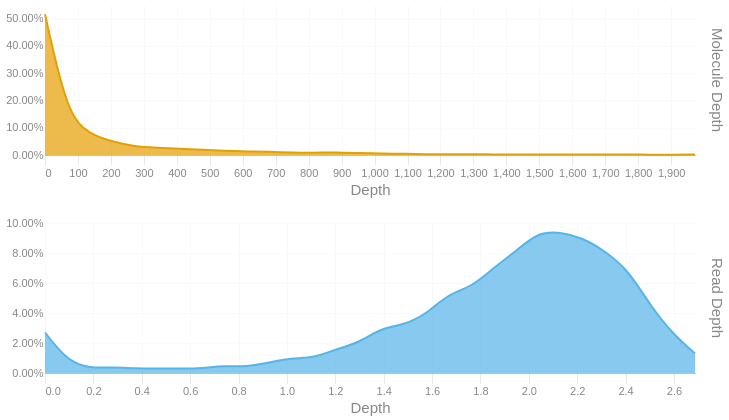

Notebook code for this chart:
### Code cell
readdep = depth_hist(tb['Read Depth'], q99, 3)
readdep = readdep.with_columns(pl.lit('Read Depth').alias('Metric'))
if not SKIPLR:
    moldep = depth_hist(tb['Molecule Depth'], mol_q99, 1)
    moldep = moldep.with_columns(pl.lit('Molecule Depth').alias('Metric'))
    _hist = pl.concat([readdep, moldep])
    _hist = _hist.filter(pl.col('Proportion') != 0)
    with SafeRender(_hist):
        (
            alt.Chart(_hist)        
            .mark_area(interpolate = "basis")
            .encode(
                x=alt.X('Bin:Q').scale(domainMin=0).axis(alt.Axis(title='Depth')),
                y = alt.Y('Proportion:Q', title = None).axis(format = '.2%'),
                color = alt.Color('Metric:N').legend(None),
                row = alt.Row("Metric:N").header(title = None, labelOrient = 'right'),
                tooltip = [
                    alt.Tooltip("Metric:N", title = "Metric"),
                    alt.Tooltip('Interval:N', title = "Depth Interval"),
                    alt.Tooltip('Proportion:Q', title = "% Alignments").format('.2%')
                ]
            )
            .resolve_scale(x='independent', y='independent')
            .properties(
                height = 150, width = 650,
                usermeta={'embedOptions': {'downloadFileName': f'{samplename}.depth.hist'}}
            )
        ).display()
else:
    readdep = readdep.filter(pl.col('Proportion') != 0)
    with SafeRender(readdep):
        (
            alt.Chart(readdep)        
            .mark_area(interpolate = "basis")
            .encode(
                x=alt.X('Bin:Q').scale(domainMin=0).axis(alt.Axis(title='Depth')),
                y = alt.Y('Proportion:Q', title = None).axis(format = '.2%'),
                tooltip = [
                    alt.Tooltip('Interval:N', title = "Depth Interval"),
                    alt.Tooltip('Proportion:Q', title = "% Alignments").format('.2%')
                ]
            )
            .properties(
                usermeta={'embedOptions': {'downloadFileName': f'{samplename}.depth.hist'}}
            )
        ).display()

### Figure 1 — Vega-Lite specification as saved in the notebook (floating-point values rounded to 4 significant figures)
{"width": 650, "height": 150, "config": {"title": {"anchor": "start", "dy": -15, "fontSize": 18, "color": "#888888", "subtitleColor": "#888888", "subtitleFontSize": 14}, "arc": {"fill": "#0072B2"}, "axis": {"domainColor": "#888888", "domainWidth": 0.5, "gridWidth": 0.2, "grid": false, "titleFontWeight": 400, "titleFontSize": 15, "labelFontSize": 11, "labelColor": "#888888", "tickColor": "#888888", "tickWidth": 0.2, "titleColor": "#888888"}, "axisBand": {"grid": false}, "axisX": {"grid": true, "tickSize": 10, "domainCap": "round"}, "axisY": {"domain": false, "grid": true, "tickSize": 0, "domainCap": "round"}, "background": "transparent", "header": {"labelFontSize": 15, "labelColor": "#888888", "titleFontSize": 15, "titleFontWeight": 600, "titleColor": "#888888"}, "legend": {"labelFont": "sans-serif", "labelFontSize": 12, "labelColor": "#888888", "symbolSize": 100, "symbolType": "circle", "titleFontSize": 12, "titlePadding": 10, "titleColor": "#888888", "title": null}, "range": {"category": ["#E69F00", "#56B4E9", "#009E73", "#F0E442", "#0072B2", "#D55E00", "#CC79A7", "#000000"], "diverging": ["#cfe8f3", "#a2d4ec", "#73bfe2", "#46abdb", "#1696d2", "#12719e"]}, "area": {"fill": "#0072B2", "fillOpacity": 0.7, "line": true, "strokeOpacity": 0.7}, "line": {"color": "#0072B2", "stroke": "#0072B2", "strokeWidth": 2}, "trail": {"color": "#0072B2", "stroke": "#0072B2", "strokeWidth": 0, "size": 1}, "point": {"filled": true, "fillOpacity": 1.0, "size": 95}, "text": {"color": "#888888", "fontSize": 11, "align": "right", "fontWeight": 400, "size": 11}, "bar": {"fill": "#0072B2", "stroke": null}, "view": {"stroke": null, "continuousWidth": 660, "continuousHeight": 400}}, "data": {"name": "data-6849bc307075c956593c68d74bbe17d0"}, "mark": {"type": "area", "interpolate": "basis"}, "encoding": {"color": {"field": "Metric", "legend": null, "type": "nominal"}, "row": {"field": "Metric", "header": {"title": null, "labelOrient": "right"}, "type": "nominal"}, "tooltip": [{"field": "Metric", "title": "Metric", "type": "nominal"}, {"field": "Interval", "title": "Depth Interval", "type": "nominal"}, {"field": "Proportion", "format": ".2%", "title": "% Alignments", "type": "quantitative"}], "x": {"axis": {"title": "Depth"}, "field": "Bin", "scale": {"domainMin": 0}, "type": "quantitative"}, "y": {"axis": {"format": ".2%"}, "field": "Proportion", "title": null, "type": "quantitative"}}, "resolve": {"scale": {"x": "independent", "y": "independent"}}, "usermeta": {"embedOptions": {"downloadFileName": "S5_Hudson_1189.depth.hist"}}, "$schema": "https://vega.github.io/schema/vega-lite/v6.1.0.json", "datasets": {"data-6849bc307075c956593c68d74bbe17d0": [{"Bin": 0.0, "Interval": "0.0-0.093", "Proportion": 0.027, "Metric": "Read Depth"}, {"Bin": 0.093, "Interval": "0.093-0.185", "Proportion": 0.008, "Metric": "Read Depth"}, {"Bin": 0.185, "Interval": "0.185-0.278", "Proportion": 0.003, "Metric": "Read Depth"}, {"Bin": 0.278, "Interval": "0.278-0.371", "Proportion": 0.004, "Metric": "Read Depth"}, {"Bin": 0.371, "Interval": "0.371-0.463", "Proportion": 0.003, "Metric": "Read Depth"}, {"Bin": 0.463, "Interval": "0.463-0.556", "Proportion": 0.003, "Metric": "Read Depth"}, {"Bin": 0.556, "Interval": "0.556-0.649", "Proportion": 0.003, "Metric": "Read Depth"}, {"Bin": 0.649, "Interval": "0.649-0.741", "Proportion": 0.003, "Metric": "Read Depth"}, {"Bin": 0.741, "Interval": "0.741-0.834", "Proportion": 0.005, "Metric": "Read Depth"}, {"Bin": 0.834, "Interval": "0.834-0.927", "Proportion": 0.004, "Metric": "Read Depth"}, {"Bin": 0.927, "Interval": "0.927-1.019", "Proportion": 0.007, "Metric": "Read Depth"}, {"Bin": 1.019, "Interval": "1.019-1.112", "Proportion": 0.01, "Metric": "Read Depth"}, {"Bin": 1.112, "Interval": "1.112-1.205", "Proportion": 0.01, "Metric": "Read Depth"}, {"Bin": 1.205, "Interval": "1.205-1.297", "Proportion": 0.016, "Metric": "Read Depth"}, {"Bin": 1.297, "Interval": "1.297-1.39", "Proportion": 0.02, "Metric": "Read Depth"}, {"Bin": 1.39, "Interval": "1.39-1.483", "Proportion": 0.03, "Metric": "Read Depth"}, {"Bin": 1.483, "Interval": "1.483-1.575", "Proportion": 0.032, "Metric": "Read Depth"}, {"Bin": 1.575, "Interval": "1.575-1.668", "Proportion": 0.039, "Metric": "Read Depth"}, {"Bin": 1.668, "Interval": "1.668-1.761", "Proportion": 0.053, "Metric": "Read Depth"}, {"Bin": 1.761, "Interval": "1.761-1.853", "Proportion": 0.057, "Metric": "Read Depth"}, {"Bin": 1.853, "Interval": "1.853-1.946", "Proportion": 0.07, "Metric": "Read Depth"}, {"Bin": 1.946, "Interval": "1.946-2.039", "Proportion": 0.081, "Metric": "Read Depth"}, {"Bin": 2.039, "Interval": "2.039-2.131", "Proportion": 0.094, "Metric": "Read Depth"}, {"Bin": 2.131, "Interval": "2.131-2.224", "Proportion": 0.094, "Metric": "Read Depth"}, {"Bin": 2.224, "Interval": "2.224-2.317", "Proportion": 0.09, "Metric": "Read Depth"}, {"Bin": 2.317, "Interval": "2.317-2.409", "Proportion": 0.081, "Metric": "Read Depth"}, {"Bin": 2.409, "Interval": "2.409-2.502", "Proportion": 0.069, "Metric": "Read Depth"}, {"Bin": 2.502, "Interval": "2.502-2.595", "Proportion": 0.045, "Metric": "Read Depth"}, {"Bin": 2.595, "Interval": "2.595-2.687", "Proportion": 0.026, "Metric": "Read Depth"}, {"Bin": 2.687, "Interval": "2.687-2.78", "Proportion": 0.013, "Metric": "Read Depth"}, {"Bin": 0.0, "Interval": "0.0-68.0", "Proportion": 0.516, "Metric": "Molecule Depth"}, {"Bin": 68.0, "Interval": "68.0-136.0", "Proportion": 0.146, "Metric": "Molecule Depth"}, {"Bin": 136.0, "Interval": "136.0-204.0", "Proportion": 0.076, "Metric": "Molecule Depth"}, {"Bin": 204.0, "Interval": "204.0-272.1", "Proportion": 0.049, "Metric": "Molecule Depth"}, {"Bin": 272.1, "Interval": "272.1-340.1", "Proportion": 0.031, "Metric": "Molecule Depth"}, {"Bin": 340.1, "Interval": "340.1-408.1", "Proportion": 0.027, "Metric": "Molecule Depth"}, {"Bin": 408.1, "Interval": "408.1-476.1", "Proportion": 0.023, "Metric": "Molecule Depth"}, {"Bin": 476.1, "Interval": "476.1-544.1", "Proportion": 0.019, "Metric": "Molecule Depth"}, {"Bin": 544.1, "Interval": "544.1-612.1", "Proportion": 0.015, "Metric": "Molecule Depth"}, {"Bin": 612.1, "Interval": "612.1-680.1", "Proportion": 0.013, "Metric": "Molecule Depth"}, {"Bin": 680.1, "Interval": "680.1-748.2", "Proportion": 0.012, "Metric": "Molecule Depth"}, {"Bin": 748.2, "Interval": "748.2-816.2", "Proportion": 0.009, "Metric": "Molecule Depth"}, {"Bin": 816.2, "Interval": "816.2-884.2", "Proportion": 0.008, "Metric": "Molecule Depth"}, {"Bin": 884.2, "Interval": "884.2-952.2", "Proportion": 0.01, "Metric": "Molecule Depth"}, {"Bin": 952.2, "Interval": "952.2-1020.2", "Proportion": 0.007, "Metric": "Molecule Depth"}, {"Bin": 1020.0, "Interval": "1020.2-1088.2", "Proportion": 0.005, "Metric": "Molecule Depth"}, {"Bin": 1088.0, "Interval": "1088.2-1156.2", "Proportion": 0.005, "Metric": "Molecule Depth"}, {"Bin": 1156.0, "Interval": "1156.2-1224.3", "Proportion": 0.003, "Metric": "Molecule Depth"}, {"Bin": 1224.0, "Interval": "1224.3-1292.3", "Proportion": 0.002, "Metric": "Molecule Depth"}, {"Bin": 1292.0, "Interval": "1292.3-1360.3", "Proportion": 0.003, "Metric": "Molecule Depth"}, {"Bin": 1360.0, "Interval": "1360.3-1428.3", "Proportion": 0.002, "Metric": "Molecule Depth"}, {"Bin": 1428.0, "Interval": "1428.3-1496.3", "Proportion": 0.002, "Metric": "Molecule Depth"}, {"Bin": 1496.0, "Interval": "1496.3-1564.3", "Proportion": 0.002, "Metric": "Molecule Depth"}, {"Bin": 1564.0, "Interval": "1564.3-1632.3", "Proportion": 0.002, "Metric": "Molecule Depth"}, {"Bin": 1632.0, "Interval": "1632.3-1700.4", "Proportion": 0.002, "Metric": "Molecule Depth"}, {"Bin": 1700.0, "Interval": "1700.4-1768.4", "Proportion": 0.002, "Metric": "Molecule Depth"}, {"Bin": 1768.0, "Interval": "1768.4-1836.4", "Proportion": 0.002, "Metric": "Molecule Depth"}, {"Bin": 1836.0, "Interval": "1836.4-1904.4", "Proportion": 0.001, "Metric": "Molecule Depth"}, {"Bin": 1904.0, "Interval": "1904.4-1972.4", "Proportion": 0.001, "Metric": "Molecule Depth"}, {"Bin": 1972.0, "Interval": "1972.4-2040.43", "Proportion": 0.002, "Metric": "Molecule Depth"}]}}
